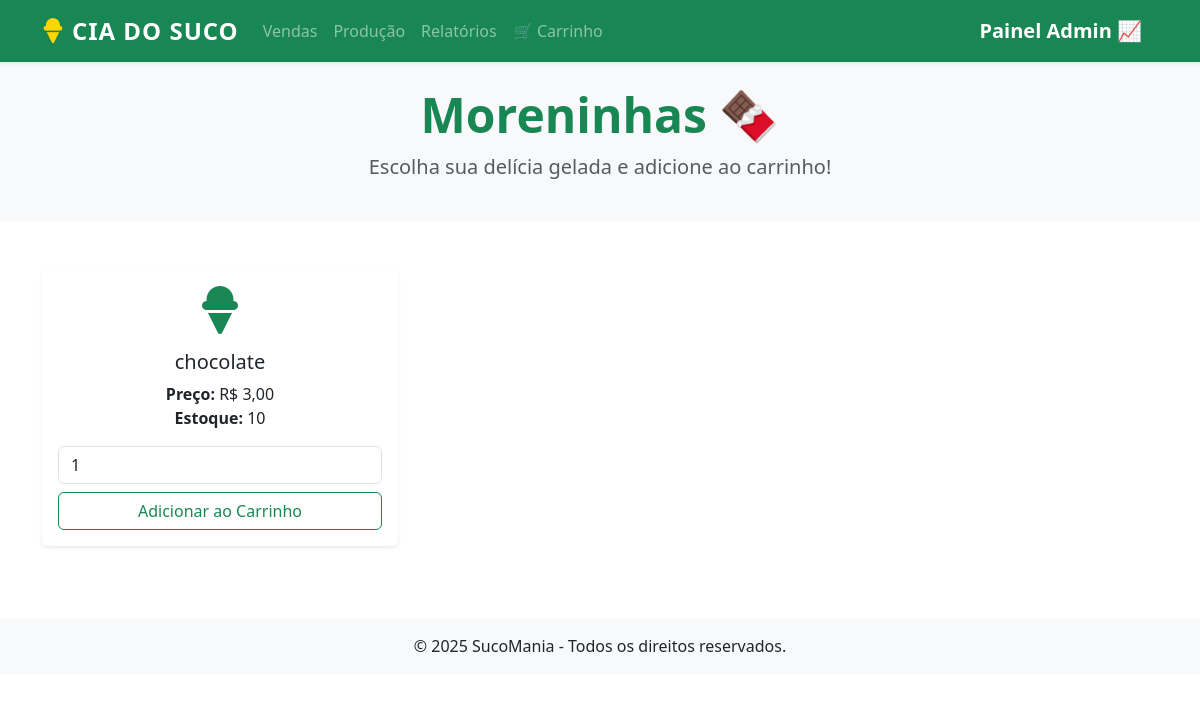
Page /moreninha/ on the committed database.
### sucos/models.py (models this page shows, shortened)
class Product(models.Model):
    title = models.CharField(max_length= 100, verbose_name='Titutlo')
    ingredient  = models.ForeignKey('Ingredient', on_delete=models.PROTECT,related_name='products', verbose_name='Ingrediente')
    quantity = models.PositiveBigIntegerField(default=0, verbose_name='Quantidade em Estoque')
    category = models.ForeignKey(Category, on_delete= models.PROTECT, related_name='products', verbose_name='Categoria')
    price = models.DecimalField(max_digits=10, decimal_places=2, verbose_name='Preço')
    is_active = models.BooleanField(default=True, verbose_name='Ativo')
    description = models.TextField(null=True, blank=True, verbose_name='Descrição')
    created_at = models.DateTimeField(auto_now_add=True, verbose_name='Criado em')
    updated_at = models.DateTimeField(auto_now=True, verbose_name='Atualizado em')
    class Meta:
        ordering = ['title']
        verbose_name = 'Produto'

### sucos/views.py (the view)
# urls.py: path('moreninha/', listar_moreninha, name='moreninha'),
def listar_moreninha(request):
    moreninha= Product.objects.filter(category__name = 'Moreninha', is_active =  True)
    return render(request, 'produtos/gelados/moreninha.html', {'moreninhas': moreninha})

### sucos/templates/produtos/gelados/moreninha.html (shortened to what this page needs)
{% extends 'produtos/suco.html' %}
{% block menu %}
<nav class="navbar navbar-expand-lg navbar-dark bg-success shadow-sm">
    <div class="container">
        <a class="navbar-brand d-flex align-items-center" href="{% url 'inicio' %}">
            <i class="fas fa-ice-cream fa-lg me-2" style="color: #FFD700;"></i>
            <span class="fw-bold fs-4" style="letter-spacing: 1px;">CIA DO SUCO</span>
        </a>
        <div class="collapse navbar-collapse" id="navbarNav">
            <ul class="navbar-nav me-auto">
                <li class="nav-item"><a class="nav-link" href="{% url 'venda' %}">Vendas</a></li>
                <li class="nav-item"><a class="nav-link" href="{% url 'sucos-producao' %}">Produção</a></li>
                <li class="nav-item"><a class="nav-link" href="#">Relatórios</a></li>
                <li class="nav-item"><a class="nav-link" href="{% url 'ver_carrinho' %}">🛒 Carrinho</a></li>
            </ul>
            <a class="navbar-brand text-white" href="{% url 'admin:index' %}">
                <span class="fw-bold fs-5">Painel Admin 📈</span>
            </a>
        </div>
    </div>
</nav>
<div class="bg-light py-4 text-center">
    <div class="container">
        <h1 class="display-5 text-success fw-bold">Moreninhas 🍫</h1>
        <p class="lead text-muted">Escolha sua delícia gelada e adicione ao carrinho!</p>
    </div>
</div>
{% endblock %}
{% block conteudo %}
<div class="container my-5">
    {% if moreninhas %}
    <div class="row">
        {% for moreninha in moreninhas %}
        <div class="col-md-4 mb-4">
            <div class="card text-center shadow-sm border-0 h-100">
                <div class="card-body d-flex flex-column justify-content-between">
                    <div>
                        <div class="mb-3">
                            <i class="fas fa-ice-cream fa-3x text-success"></i>
                        </div>
                        <h5 class="card-title">{{ moreninha.title }}</h5>
                        <p class="card-text">
                            <strong>Preço:</strong> R$ {{ moreninha.price }}<br>
                            <strong>Estoque:</strong> {{ moreninha.quantity }}
                        </p>
                    </div>
                    <form method="post" action="{% url 'adicionar_carrinho' %}" class="mt-3">
                        <div class="input-group mb-2">
                            <input type="number" name="quantidade" value="1" min="1" max="{{ moreninha.quantity }}"
                                   class="form-control" {% if moreninha.quantity == 0 %}disabled{% endif %}>
                        </div>
                        <button type="submit" class="btn btn-outline-success w-100"
                                {% if moreninha.quantity == 0 %}disabled{% endif %}>
                            {% if moreninha.quantity == 0 %}Esgotado{% else %}Adicionar ao Carrinho{% endif %}
                        </button>
                    </form>
                </div>
            </div>
        </div>
        {% endfor %}
    </div>
    {% else %}
    <div class="alert alert-warning text-center" role="alert">
        Nenhuma moreninha disponível no momento! 🍫
    </div>
    {% endif %}
</div>
{% endblock %}

### rows in the picture
Product: title "chocolate", price "3,00", quantity "10", quantidade "1", shows "Adicionar ao Carrinho"
